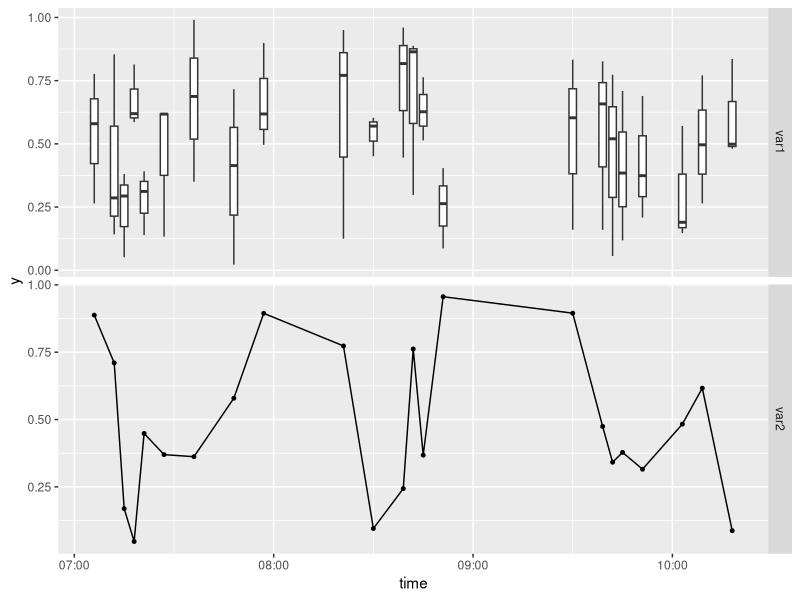

Reproduce this figure in R.
## ---- chunk 1
library(tidyverse)
dates <- seq(as.POSIXct("2017-10-01 07:00"), as.POSIXct("2017-10-01 10:30"), by = 180) # 180 seconds == 3 minutes
fake_data <- data.frame(time = dates,
                        var1_1 = runif(length(dates)),
                        var1_2 = runif(length(dates)),
                        var1_3 = runif(length(dates)),
                        var2 = runif(length(dates))) %>%
  sample_frac(size = 0.33)
head(fake_data)
## ---- chunk 2
fake_data_long <- fake_data %>%
  gather(x, y, var1_1:var2) %>%
  mutate(facet = ifelse(x %in% c("var1_1", "var1_2", "var1_3"), "var1", x))
head(fake_data_long)
## ---- chunk 3
fake_data_long %>%
  ggplot() +
    facet_grid(facet ~ ., scales = "free") +
    geom_point(data = subset(fake_data_long, facet == "var2"), 
               aes(x = time, y = y),
               size = 1) +
    geom_line(data = subset(fake_data_long, facet == "var2"), 
               aes(x = time, y = y)) +
    geom_boxplot(data = subset(fake_data_long, facet == "var1"), 
               aes(x = time, y = y, group = time))
## ---- chunk 4
sessionInfo()
